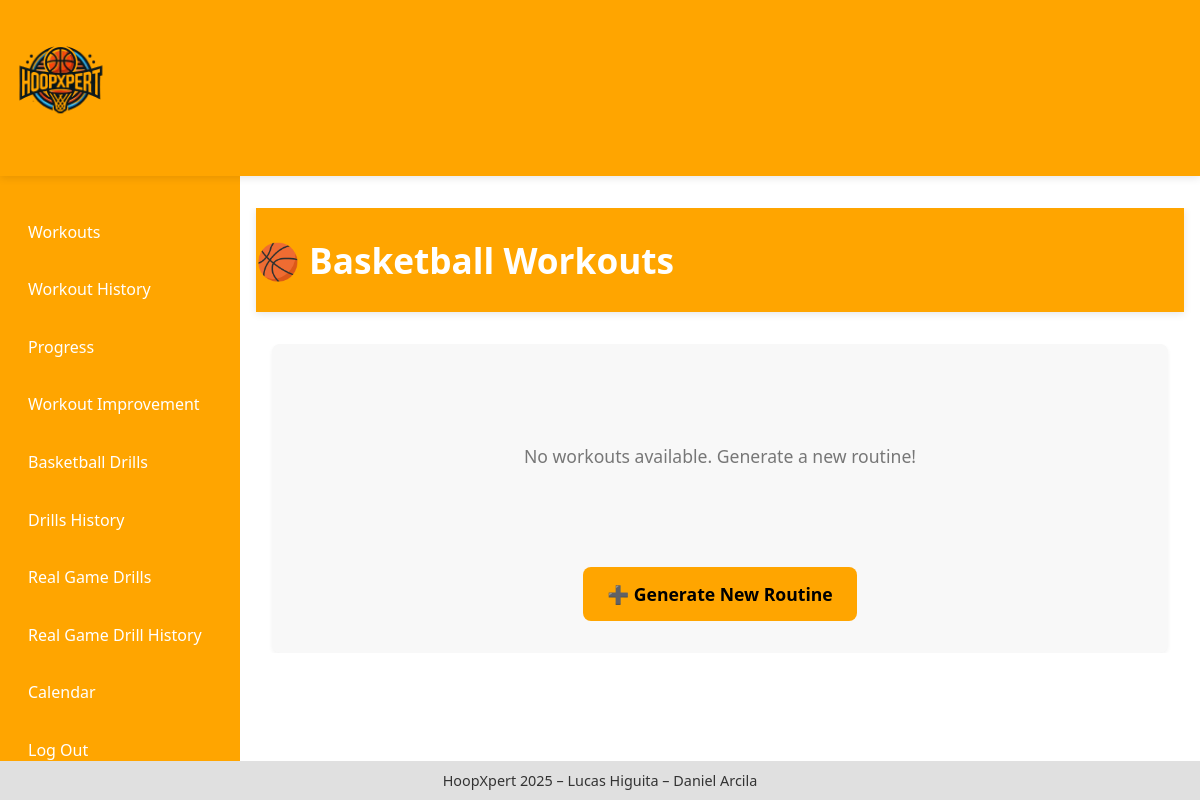
Before: /drills_list/ with the older database file.
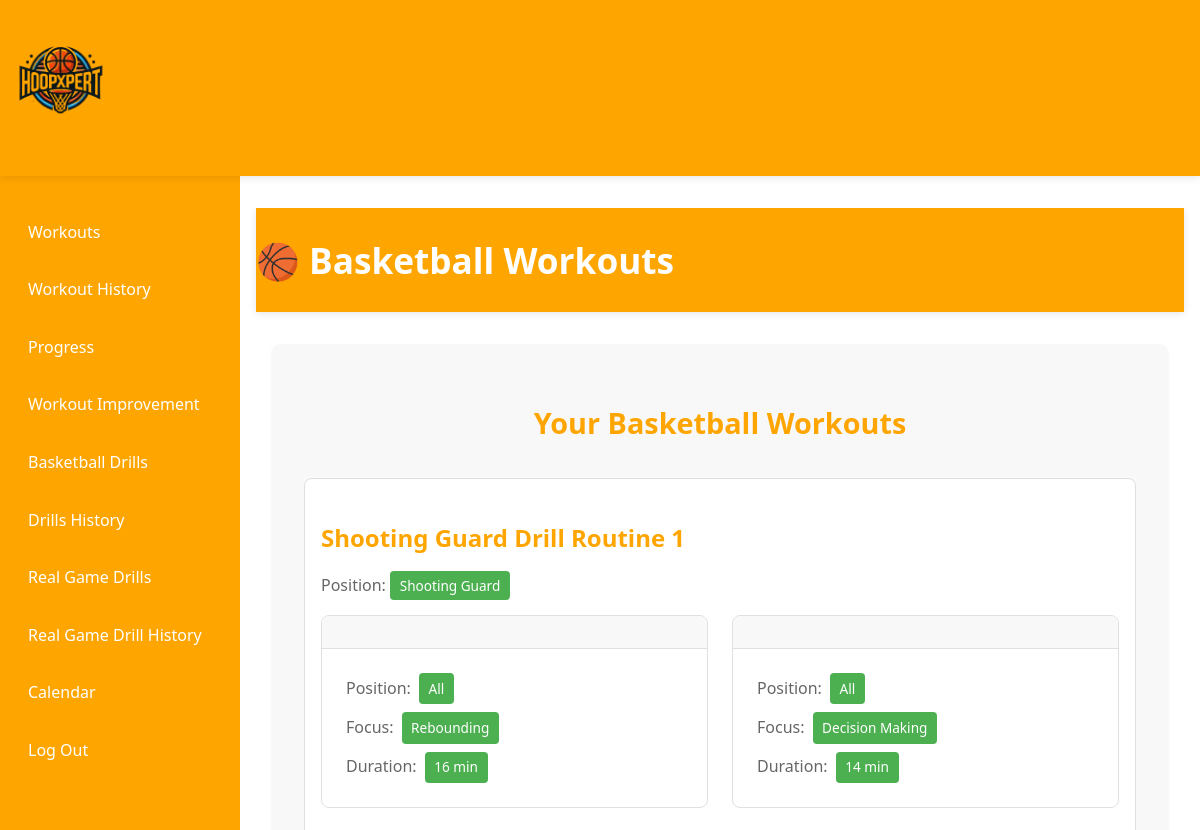
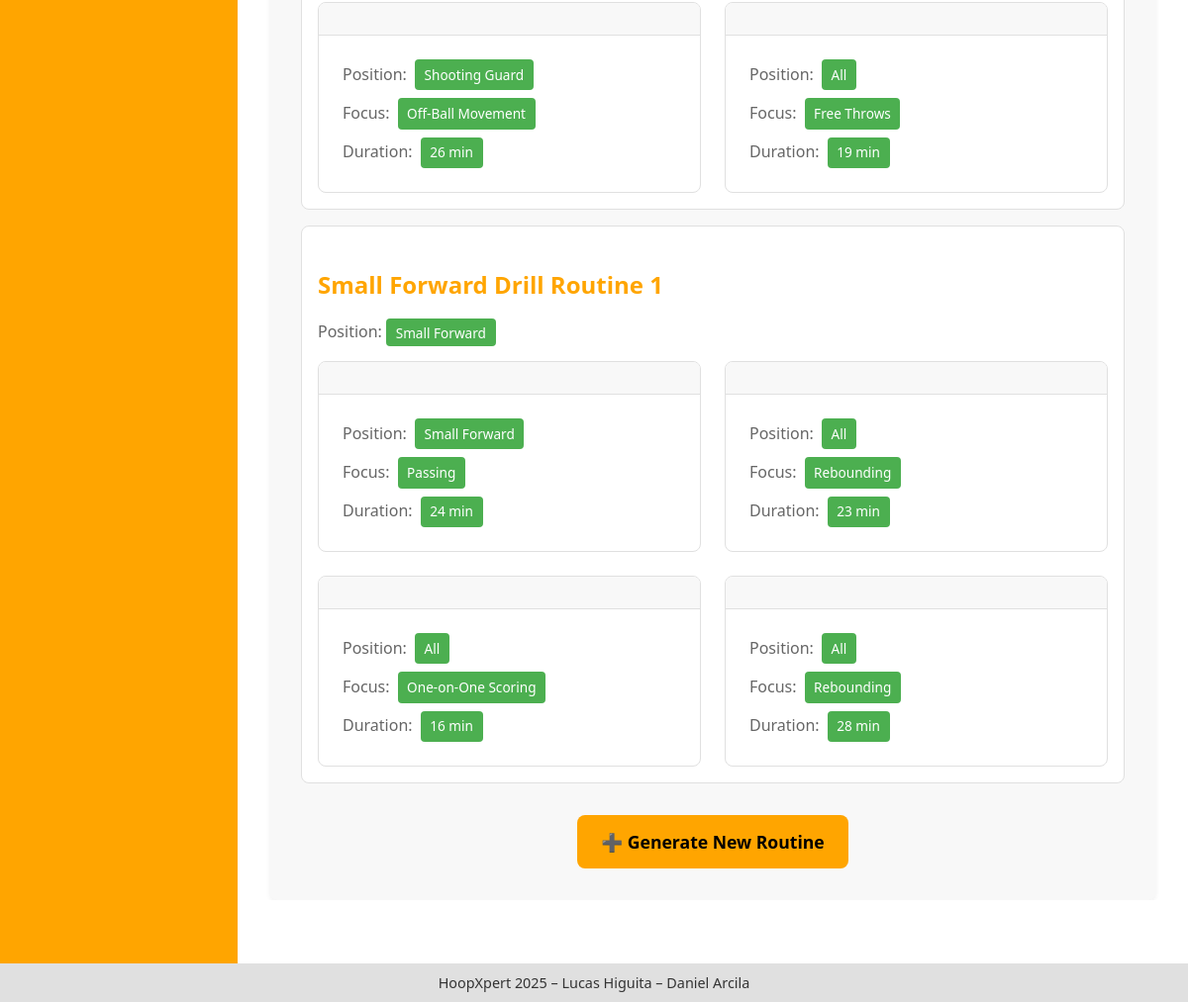
After: the same page with the newer database file (2 pictures, top to bottom).
### workout/models.py (models this page shows, shortened)
class BasketballWorkout(models.Model):
    name = models.CharField(max_length=100)
    workout_type = models.CharField(max_length=50)  # Esto almacena la posición usada
    exercises = models.ManyToManyField(BasketballDrill)

class BasketballDrill(models.Model):
    exercise_name = models.CharField(max_length=100)
    position = models.CharField(max_length=50, choices=[
        ('Point Guard', 'Point Guard'),
        ('Shooting Guard', 'Shooting Guard'),
        ('Small Forward', 'Small Forward'),
        ('Power Forward', 'Power Forward'),
        ('Center', 'Center'),
        ('All', 'All Positions')
    ])
    focus_skill = models.CharField(max_length=100)
    duration_min = models.PositiveIntegerField()

### workout/views.py (the view)
# urls.py: path('drills_list/', workout_views.drills_list),
def drills_list(request):
    drills = BasketballWorkout.objects.all()
    return render(request, 'drills_list.html', {'drills': drills})

### workout/templates/drills_list.html (shortened to what this page needs)
{% extends "base.html" %}
{% block content %}
<!DOCTYPE html>
<html lang="en">
<head>
</head>
<body>
    <header>
        <h1>🏀 Basketball Workouts</h1>
    </header>
    <main>
        <div class="drill-container">
            {% if drills %}
                <h2 class="routine-title">Your Basketball Workouts</h2>
                <div class="workout-list">
                    {% for workout in drills %}
                        <div class="workout-item">
                            <h3 class="workout-name">{{ workout.name }}</h3>
                            <p class="workout-type">Position: <span class="badge">{{ workout.workout_type }}</span></p>
                            <ul class="drill-list">
                                {% for drill in workout.exercises.all %}
                                    <li class="drill-card">
                                        <div class="drill-header">
                                        </div>
                                        <div class="drill-info">
                                            {% if drill.position %}
                                                <p>Position: <span class="badge">{{ drill.position }}</span></p>
                                            {% endif %}
                                            {% if drill.focus_skill %}
                                                <p>Focus: <span class="badge">{{ drill.focus_skill }}</span></p>
                                            {% endif %}
                                            {% if drill.duration_min %}
                                                <p>Duration: <span class="badge">{{ drill.duration_min }} min</span></p>
                                            {% endif %}
                                        </div>
                                    </li>
                                {% endfor %}
                            </ul>
                        </div>
                    {% endfor %}
                </div>
            {% else %}
                <div class="empty-state">
                    <p>No workouts available. Generate a new routine!</p>
                </div>
            {% endif %}
            <div class="action-buttons">
                <a href="/basketball_drills/" class="btn">➕ Generate New Routine</a>
            </div>
        </div>
    </main>
</body>
</html>
{% endblock %}

### templates/base.html (shortened to what this page needs)
{% load static %}
<!DOCTYPE html>
<html lang="es">
<head>
</head>
<body>
  <header>
    <div class="header-inner">
      <a href="/main/">
      <img src="{% static 'images/Logo_HoopXpert.png' %}" alt="Logo HoopXpert" class="logo">
      </a>
    </div>
  </header>
  <aside class="sidebar">
    <nav>
      <ul>
        <li><a href="/workout/">Workouts</a></li>
        <li><a href="/workout_list/">Workout History</a></li>
        <li><a href="/track_progress/">Progress</a></li>
        <li><a href="/routine_improvement/">Workout Improvement</a></li>
        <li><a href="/basketball_drills/">Basketball Drills</a></li>
        <li><a href="/drills_list/">Drills History</a></li>
        <li><a href="/real_game_drills/">Real Game Drills</a></li>
        <li><a href="/real_game_drills_list/">Real Game Drill History</a></li>
        <li><a href="/schedule/">Calendar</a></li>
        <li><a href="/logout/">Log Out</a></li>
      </ul>
    </nav>
  </aside>
  <main>
    {% block content %}{% endblock %}
  </main>
  <footer>
    HoopXpert 2025 – Lucas Higuita – Daniel Arcila
  </footer>
</body>
</html>

### templates/base.html (style rules this page uses)
:root { --bg: #ffffff; --surface: #f5f5f5; --accent: #FFA500; --accent-hover: #e59400; --text-main: #ffffff; --footer-bg: #e0e0e0; --footer-text: #333333; }
* { box-sizing: border-box; }
body { display: grid; grid-template-areas: "header header" "sidebar main" "footer footer"; grid-template-columns: 240px 1fr; grid-template-rows: auto 1fr auto; margin: 0; font-family: 'Roboto', sans-serif; background: var(--bg); height: 100vh; overflow: hidden; }
header { grid-area: header; background: var(--accent); padding: 4px 16px; display: flex; align-items: center; }
.header-inner { display: flex; align-items: center; gap: 16px; }
.logo { height: 120px; }
header h1 { margin: 0; color: var(--text-main); font-size: 1.25rem; }
.sidebar { grid-area: sidebar; background: var(--accent); padding: 16px; overflow-y: auto; }
.sidebar nav ul { list-style: none; padding: 0; }
.sidebar nav a { display: block; padding: 12px; margin-bottom: 8px; text-decoration: none; color: var(--text-main); border-radius: 6px; transition: background 0.3s; }
main { grid-area: main; padding: 24px; overflow-y: auto; color: #000; background: var(--bg); }
.btn { display: inline-block; padding: 10px 16px; background: var(--accent); color: var(--text-main); text-decoration: none; border-radius: 6px; transition: background 0.3s; }
footer { grid-area: footer; background: var(--footer-bg); color: var(--footer-text); text-align: center; padding: 8px 0; font-size: 0.9rem; }

### workout/templates/drills_list.html (style rules this page uses)
:root { --primary-color: #FFA500; --background-light: #fff; --card-background: #f8f8f8; --item-background: #fff; --border-color: #e0e0e0; --text-dark: #333; --text-muted: #666; --text-secondary: #777; --highlight: #4CAF50; }
body { font-family: 'Segoe UI', Arial, sans-serif; background-color: var(--background-light); color: var(--text-dark); margin: 0; padding: 0; line-height: 1.6; }
header { background-color: var(--primary-color); color: #000; text-align: center; padding: 1.5rem 0; box-shadow: 0 2px 8px rgba(0,0,0,0.1); position: sticky; top: 0; z-index: 100; }
header h1 { margin: 0; font-size: 2.2rem; }
main { width: 100%; max-width: 1200px; margin: 2rem auto; padding: 0 1rem; }
.drill-container { background-color: var(--card-background); padding: 2rem; border-radius: 8px; box-shadow: 0 2px 4px rgba(0,0,0,0.05); }
.drill-list { list-style: none; padding: 0; margin: 0; display: grid; grid-template-columns: repeat(auto-fill, minmax(300px, 1fr)); gap: 1.5rem; }
.drill-card { background-color: var(--item-background); border: 1px solid var(--border-color); border-radius: 8px; overflow: hidden; transition: transform 0.2s, box-shadow 0.2s; height: 100%; }
.drill-header { background-color: var(--card-background); padding: 1rem 1.5rem; border-bottom: 1px solid var(--border-color); }
.drill-info { padding: 1rem 1.5rem; }
.drill-info p { margin: 0.5rem 0; display: flex; align-items: center; gap: 0.5rem; color: var(--text-muted); }
.badge { background-color: var(--highlight); color: #fff; padding: 0.3rem 0.6rem; border-radius: 4px; font-size: 0.85rem; }
.action-buttons { display: flex; justify-content: center; margin-top: 2rem; }
.btn { text-decoration: none; background-color: var(--primary-color); color: #000; padding: 0.8rem 1.5rem; border-radius: 8px; font-weight: bold; font-size: 1.1rem; transition: background-color 0.2s, transform 0.2s; display: flex; align-items: center; gap: 0.5rem; }
.routine-title { text-align: center; color: var(--primary-color); margin-bottom: 2rem; font-size: 1.8rem; }
.workout-list { margin-bottom: 2rem; }
.workout-item { background-color: var(--item-background); border: 1px solid var(--border-color); border-radius: 8px; padding: 1rem; margin-bottom: 1rem; transition: transform 0.2s, box-shadow 0.2s; }
.workout-name { font-size: 1.5rem; color: var(--primary-color); margin-bottom: 0.5rem; }
.workout-type { font-size: 1rem; color: var(--text-muted); margin-bottom: 1rem; }

Changed rows visible on the page:
added BasketballWorkout: name "Shooting Guard Drill Routine 1", workout_type "Shooting Guard"
added BasketballDrill: position "All", focus_skill "Rebounding", duration_min "16", shown under "Shooting Guard Drill Routine 1"
added BasketballDrill: position "All", focus_skill "Decision Making", duration_min "14", shown under "Shooting Guard Drill Routine 1"
added BasketballDrill: position "Shooting Guard", focus_skill "Off-Ball Movement", duration_min "26", shown under "Shooting Guard Drill Routine 1"
added BasketballDrill: position "All", focus_skill "Free Throws", duration_min "19", shown under "Shooting Guard Drill Routine 1"
added BasketballWorkout: name "Small Forward Drill Routine 1", workout_type "Small Forward"
added BasketballDrill: position "Small Forward", focus_skill "Passing", duration_min "24", shown under "Small Forward Drill Routine 1"
added BasketballDrill: position "All", focus_skill "Rebounding", duration_min "23", shown under "Small Forward Drill Routine 1"
added BasketballDrill: position "All", focus_skill "One-on-One Scoring", duration_min "16", shown under "Small Forward Drill Routine 1"
added BasketballDrill: position "All", focus_skill "Rebounding", duration_min "28", shown under "Small Forward Drill Routine 1"
Other visible differences:
text no longer shown: "No workouts available. Generate a new routine!"
text now shown: "Your Basketball Workouts"
